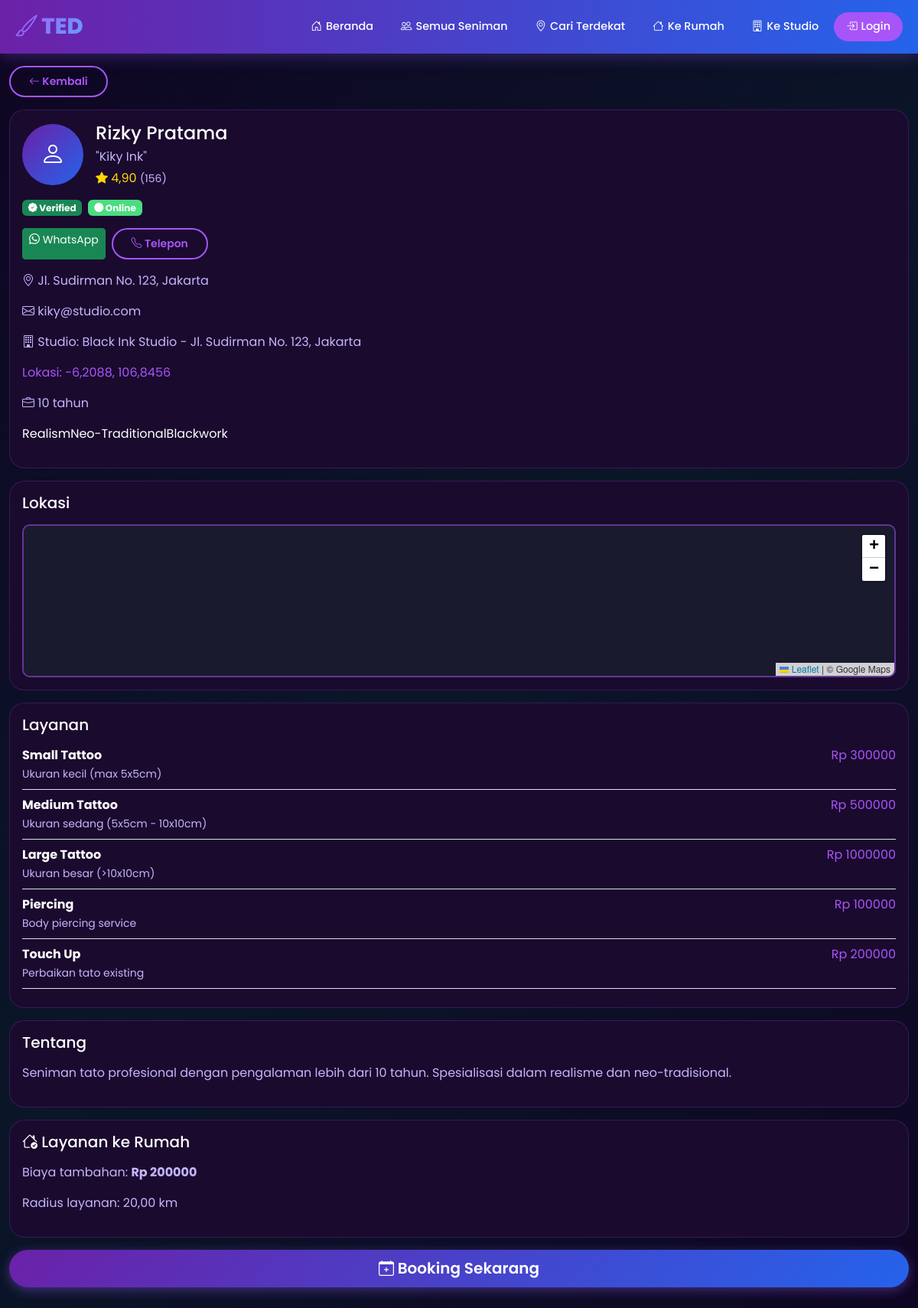
Page /artist/1/ on the committed database.
### tedapp/models.py (models this page shows, shortened)
class Artist(models.Model):
    user = models.OneToOneField(User, on_delete=models.CASCADE, null=True, blank=True, related_name='artist_profile')
    name = models.CharField(max_length=200)
    nickname = models.CharField(max_length=100)
    photo = models.ImageField(upload_to='artists/', blank=True, null=True)
    phone = models.CharField(max_length=20)
    email = models.EmailField(blank=True)
    address = models.CharField(max_length=300)
    city = models.CharField(max_length=100)
    latitude = models.DecimalField(max_digits=9, decimal_places=6, null=True, blank=True)
    longitude = models.DecimalField(max_digits=9, decimal_places=6, null=True, blank=True)
    current_latitude = models.DecimalField(max_digits=9, decimal_places=6, null=True, blank=True, help_text='Lokasi saat ini (mobile tracking)')
    current_longitude = models.DecimalField(max_digits=9, decimal_places=6, null=True, blank=True, help_text='Lokasi saat ini (mobile tracking)')
    description = models.TextField()
    specializations = models.CharField(max_length=300)
    experience_years = models.IntegerField(default=0)
    rating = models.DecimalField(max_digits=3, decimal_places=2, default=0)
    total_reviews = models.IntegerField(default=0)
    is_available_home = models.BooleanField(default=True)
    is_available_studio = models.BooleanField(default=True)
    home_service_fee = models.DecimalField(max_digits=10, decimal_places=0, default=0)
    studio_name = models.CharField(max_length=200, blank=True)
    studio_address = models.CharField(max_length=300, blank=True)
    service_radius_km = models.DecimalField(max_digits=5, decimal_places=2, default=20, help_text='Radius layanan dalam km')
    is_verified = models.BooleanField(default=False)
    is_active = models.BooleanField(default=True)
    is_online = models.BooleanField(default=False, help_text='Artist sedang online/menerima order')
    payment_gopay = models.CharField(max_length=30, blank=True, help_text='Nomor GoPay')
    payment_ovo = models.CharField(max_length=30, blank=True, help_text='Nomor OVO')
    payment_dana = models.CharField(max_length=30, blank=True, help_text='Nomor DANA')
    payment_shopeepay = models.CharField(max_length=30, blank=True, help_text='Nomor ShopeePay')
    payment_transfer = models.CharField(max_length=50, blank=True, help_text='Nomor Rekening Transfer Bank')
    payment_bank_name = models.CharField(max_length=50, blank=True, help_text='Nama Bank')
    created_at = models.DateTimeField(auto_now_add=True)
    @property
    def has_location(self):
        return bool(self.latitude and self.longitude)

class Service(models.Model):
    SERVICE_TYPES = [
        ('tattoo', 'Tattoo'),
        ('piercing', 'Piercing'),
        ('removal', 'Tattoo Removal'),
        ('touchup', 'Touch Up'),
    ]
    artist = models.ForeignKey(Artist, on_delete=models.CASCADE, related_name='services')
    name = models.CharField(max_length=200)
    description = models.TextField()
    service_type = models.CharField(max_length=20, choices=SERVICE_TYPES)
    price_min = models.DecimalField(max_digits=10, decimal_places=0)
    price_max = models.DecimalField(max_digits=10, decimal_places=0)
    duration_minutes = models.IntegerField()

### tedapp/views.py (the view)
# urls.py: path('artist/<int:artist_id>/', views.artist_detail, name='artist_detail'),
def artist_detail(request, artist_id):
    artist = get_object_or_404(Artist, id=artist_id)
    services = artist.services.all()
    reviews = artist.reviews.all()[:5]
    user_lat = request.GET.get('lat')
    user_lng = request.GET.get('lng')
    distance = None
    if user_lat and user_lng and (artist.current_latitude or artist.latitude):
        distance = artist.distance_to_user(Decimal(user_lat), Decimal(user_lng))
    context = {
        'artist': artist,
        'services': services,
        'reviews': reviews,
        'distance': distance,
    }
    return render(request, 'tedapp/artist_detail.html', context)

### tedapp/templatetags/custom_filters.py (called while the page is built)
@register.filter
def split(value, arg):
    return [item.strip() for item in value.split(arg)]

### tedapp/templates/tedapp/artist_detail.html (shortened to what this page needs)
{% extends 'tedapp/base.html' %}
{% load static %}
{% load custom_filters %}
{% block extra_css %}
<link rel="stylesheet" href="{% static 'artist_detail.css' %}" />
{% endblock %}
{% block content %}
<div class="container py-3">
    <div class="row mb-3">
        <div class="col-12">
            <a href="{% url 'artists' %}" class="btn btn-ted-secondary btn-sm">
                <i class="bi bi-arrow-left"></i> Kembali
            </a>
        </div>
    </div>
    <div class="card-ted p-3 mb-3">
        <div class="d-flex align-items-center mb-3">
            {% if artist.photo %}
            <img src="{{ artist.photo.url }}" class="rounded-circle me-3" style="width: 80px; height: 80px; object-fit: cover;" alt="{{ artist.name }}">
            {% else %}
            <div class="rounded-circle me-3 d-flex align-items-center justify-content-center" style="width: 80px; height: 80px; background: linear-gradient(135deg, var(--primary-purple) 0%, var(--primary-blue) 100%);">
                <i class="bi bi-person fs-2"></i>
            </div>
            {% endif %}
            <div>
                <h4 class="mb-1">{{ artist.name }}</h4>
                <p class="mb-1" style="color: var(--text-secondary);">"{{ artist.nickname }}"</p>
                <span class="rating-stars"><i class="bi bi-star-fill"></i> {{ artist.rating }}</span>
                <small style="color: var(--text-secondary);">({{ artist.total_reviews }})</small>
            </div>
        </div>
        <div class="d-flex flex-wrap gap-2 mb-3">
            {% if artist.is_verified %}
            <span class="badge bg-success"><i class="bi bi-patch-check-fill"></i> Verified</span>
            {% endif %}
            {% if artist.is_online %}
            <span class="badge" style="background: #4ade80;"><i class="bi bi-circle-fill"></i> Online</span>
            {% else %}
            <span class="badge bg-secondary"><i class="bi bi-circle"></i> Offline</span>
            {% endif %}
        </div>
        <div class="d-flex flex-wrap gap-2 mb-3">
            <a href="https://wa.me/62{{ artist.phone|slice:'1:' }}?text=Halo {{ artist.name }}, saya ingin booking tattoo" target="_blank" class="btn btn-success btn-sm">
                <i class="bi bi-whatsapp"></i> WhatsApp
            </a>
            <a href="tel:{{ artist.phone }}" class="btn btn-ted-secondary btn-sm">
                <i class="bi bi-telephone"></i> Telepon
            </a>
        </div>
        <p style="color: var(--text-secondary);"><i class="bi bi-geo-alt"></i> {{ artist.address }}, {{ artist.city }}</p>
        {% if artist.email %}
        <p style="color: var(--text-secondary);"><i class="bi bi-envelope"></i> {{ artist.email }}</p>
        {% endif %}
        {% if artist.studio_name %}
        <p style="color: var(--text-secondary);"><i class="bi bi-building"></i> Studio: {{ artist.studio_name }} - {{ artist.studio_address }}</p>
        {% endif %}
        {% if artist.has_location %}
        <p style="color: var(--accent-purple);"> Lokasi: {{ artist.latitude|floatformat:4 }}, {{ artist.longitude|floatformat:4 }}</p>
        {% else %}
        <p style="color: #f87171;"><i class="bi bi-exclamation-triangle"></i> Lokasi belum di-set</p>
        {% endif %}
        <p style="color: var(--text-secondary);"><i class="bi bi-briefcase"></i> {{ artist.experience_years }} tahun</p>
        <div class="d-flex flex-wrap mb-3">
            {% with specs=artist.specializations|split:"," %}
            {% for spec in specs %}
            <span class="service-badge">{{ spec }}</span>
            {% endfor %}
            {% endwith %}
        </div>
    </div>
    <div class="card-ted p-3 mb-3">
        <h5 class="mb-3">Lokasi</h5>
        {% if artist.has_location %}
        <div id="artistMap" style="height: 200px; border-radius: 10px; border: 2px solid rgba(168,85,247,0.5);" data-lat="{% if artist.current_latitude %}{{ artist.current_latitude }}{% else %}{{ artist.latitude }}{% endif %}" data-lng="{% if artist.current_longitude %}{{ artist.current_longitude }}{% else %}{{ artist.longitude }}{% endif %}" data-name="{{ artist.name }}" data-address="{{ artist.address }}" data-city="{{ artist.city }}" data-studio="{% if artist.studio_name %}{{ artist.studio_name }} - {{ artist.studio_address }}{% endif %}"></div>
        {% endif %}
    </div>
    <div class="card-ted p-3 mb-3">
        <h5 class="mb-3">Layanan</h5>
        {% for service in services %}
        <div class="border-bottom pb-2 mb-2">
            <div class="d-flex justify-content-between">
                <strong>{{ service.name }}</strong>
                <span style="color: var(--accent-purple);">Rp {{ service.price_min|floatformat:0 }}</span>
            </div>
            <small style="color: var(--text-secondary);">{{ service.description }}</small>
        </div>
        {% empty %}
        <p style="color: var(--text-secondary);">Belum ada layanan</p>
        {% endfor %}
    </div>
    <div class="card-ted p-3 mb-3">
        <h5 class="mb-3">Tentang</h5>
        <p style="color: var(--text-secondary);">{{ artist.description }}</p>
    </div>
    {% if artist.is_available_home %}
    <div class="card-ted p-3 mb-3">
        <h5 class="mb-3"><i class="bi bi-house-check"></i> Layanan ke Rumah</h5>
        <p style="color: var(--text-secondary);">Biaya tambahan: <strong>Rp {{ artist.home_service_fee|floatformat:0 }}</strong></p>
        <p style="color: var(--text-secondary);">Radius layanan: {{ artist.service_radius_km }} km</p>
    </div>
    {% endif %}
    <div class="d-grid gap-2">
        <a href="{% url 'book_artist' artist.id %}" class="btn btn-ted-primary btn-lg">
            <i class="bi bi-calendar-plus"></i> Booking Sekarang
        </a>
    </div>
</div>
{% endblock %}

### static/base.css (style rules this page uses)
:root { --primary-purple: #6B21A8; --primary-purple-light: #9333EA; --primary-purple-dark: #581C87; --primary-blue: #2563EB; --primary-blue-light: #3B82F6; --primary-blue-dark: #1D4ED8; --accent-purple: #A855F7; --accent-blue: #60A5FA; --dark-bg: #0F0523; --card-bg: #1A0A2E; --text-primary: #FFFFFF; --text-secondary: #C4B5FD; --safe-area-bottom: env(safe-area-inset-bottom, 0px); }
* { margin: 0; padding: 0; box-sizing: border-box; -webkit-tap-highlight-color: transparent; -webkit-touch-callout: none; -webkit-user-select: none; user-select: none; }
html { overflow-x: hidden !important; max-width: 100vw !important; width: 100% !important; touch-action: pan-y pinch-zoom; }
body { font-family: 'Poppins', sans-serif; background: linear-gradient(135deg, var(--dark-bg) 0%, #0A1628 50%, var(--dark-bg) 100%); color: var(--text-primary); min-height: 100vh; overflow-x: hidden !important; overflow-y: auto; -webkit-overflow-scrolling: touch; padding-top: 70px; padding-bottom: 20px; max-width: 100%; width: 100%; touch-action: pan-y; }
.container, .row, section, article, main, nav, header, footer { max-width: 100%; overflow-x: hidden; }
@media (min-width: 1025px) { body { padding-bottom: 72px; } }
@media (min-width: 1025px) { body { padding-top: 70px; } }
@media (min-width: 1025px) { .container { max-width: 1200px; } }
.btn-ted-primary { background: linear-gradient(135deg, var(--primary-purple) 0%, var(--primary-blue) 100%); border: none; color: white; font-weight: 600; padding: 0.6rem 1.5rem; border-radius: 50px; transition: all 0.3s ease; box-shadow: 0 4px 15px rgba(139, 92, 246, 0.4); }
.btn-ted-secondary { background: transparent; border: 2px solid var(--accent-purple); color: var(--accent-purple); font-weight: 600; padding: 0.5rem 1.5rem; border-radius: 50px; transition: all 0.3s ease; }
.card-ted { background: var(--card-bg); border: 1px solid rgba(168, 85, 247, 0.2); border-radius: 20px; overflow: hidden; transition: all 0.3s ease; }
.rating-stars { color: #FFD700; }
#map, #searchMap, #artistMap, #trackingMap { height: 350px; width: 100%; border-radius: 15px; z-index: 1; display: block; position: relative; }
.leaflet-container { background: #1a1a2e !important; width: 100% !important; }

### tedapp/templates/tedapp/artist_detail.html (style rules this page uses)
.leaflet-container { overflow: hidden !important; }

### rows in the picture
Artist: name "Rizky Pratama", nickname "Kiky Ink", rating "4,90", total_reviews "156", address "Jl. Sudirman No. 123", city "Jakarta", email "kiky@studio.com", studio_name "Black Ink Studio", studio_address "Jl. Sudirman No. 123, Jakarta", latitude "-6,2088", longitude "106,8456", experience_years "10", description "Seniman tato profesional dengan pengalaman lebih dari 10 tahun. Spesialisasi dalam realisme dan neo-tradisional.", home_service_fee "200000", service_radius_km "20,00"
Service: name "Small Tattoo", price_min "300000", description "Ukuran kecil (max 5x5cm)"
Service: name "Medium Tattoo", price_min "500000", description "Ukuran sedang (5x5cm - 10x10cm)"
Service: name "Large Tattoo", price_min "1000000", description "Ukuran besar (>10x10cm)"
Service: name "Piercing", price_min "100000", description "Body piercing service"
Service: name "Touch Up", price_min "200000", description "Perbaikan tato existing"

### other values in the picture
{{ spec }} "Realism" "Neo-Traditional" "Blackwork"
